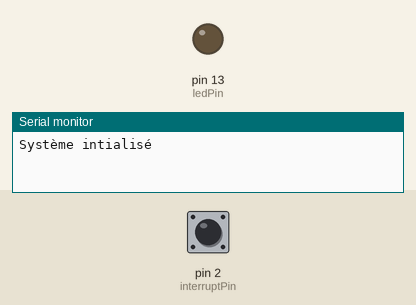
Bench run of a sketch on a simulated Arduino Uno, built with avr-gcc and run on an emulated ATmega328P. Parts: output pins drawn as LEDs (lit = HIGH), the last lines printed to the serial monitor. Inputs (shaded band) come from the test bench; at power-on: pin 2 (interruptPin) HIGH.

Above: at 1.2 s.
1.3 s: pin 2 (interruptPin) pulled LOW for 0.15 s
At 1.37 s:
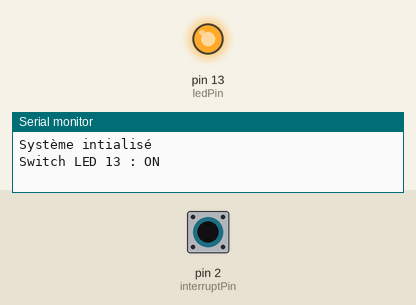
2.9 s: pin 2 (interruptPin) pulled LOW for 3.2 s
At 6.8 s:
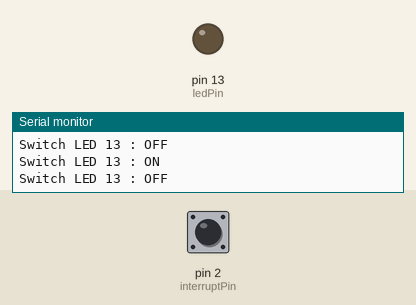
Timing chart, 0 to 8.3 s (numbered marks = the images above; inputs shaded):
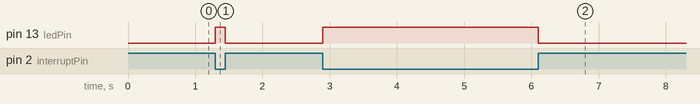

Measured:
- after the input at 1.3 s, pin 13 (ledPin): LOW → HIGH at once, → LOW 0.15 s later
- after the input at 2.9 s, pin 13 (ledPin): LOW → HIGH at once, → LOW 3.2 s later

The sketch:

interrupt-led-toggle.ino
```cpp
// Source: TP2, section 3.1 (external interrupt toggles the LED) - ISET Mahdia
const byte ledPin = 13;

const byte interruptPin = 2;

volatile byte state = LOW;

void setup() {

  Serial.begin(9600);

  pinMode(ledPin, OUTPUT);

  pinMode(interruptPin, INPUT_PULLUP);

  attachInterrupt(digitalPinToInterrupt(interruptPin), onEvent, CHANGE);

  Serial.println(F("Système intialisé"));

}

void loop() {

  digitalWrite(ledPin, state);

}

void onEvent() {

  state = !state;

  Serial.print(F("Switch LED 13 : "));

  if (state) {

    Serial.println(F("ON"));

  } else {

    Serial.println(F("OFF"));

  }

}
```
